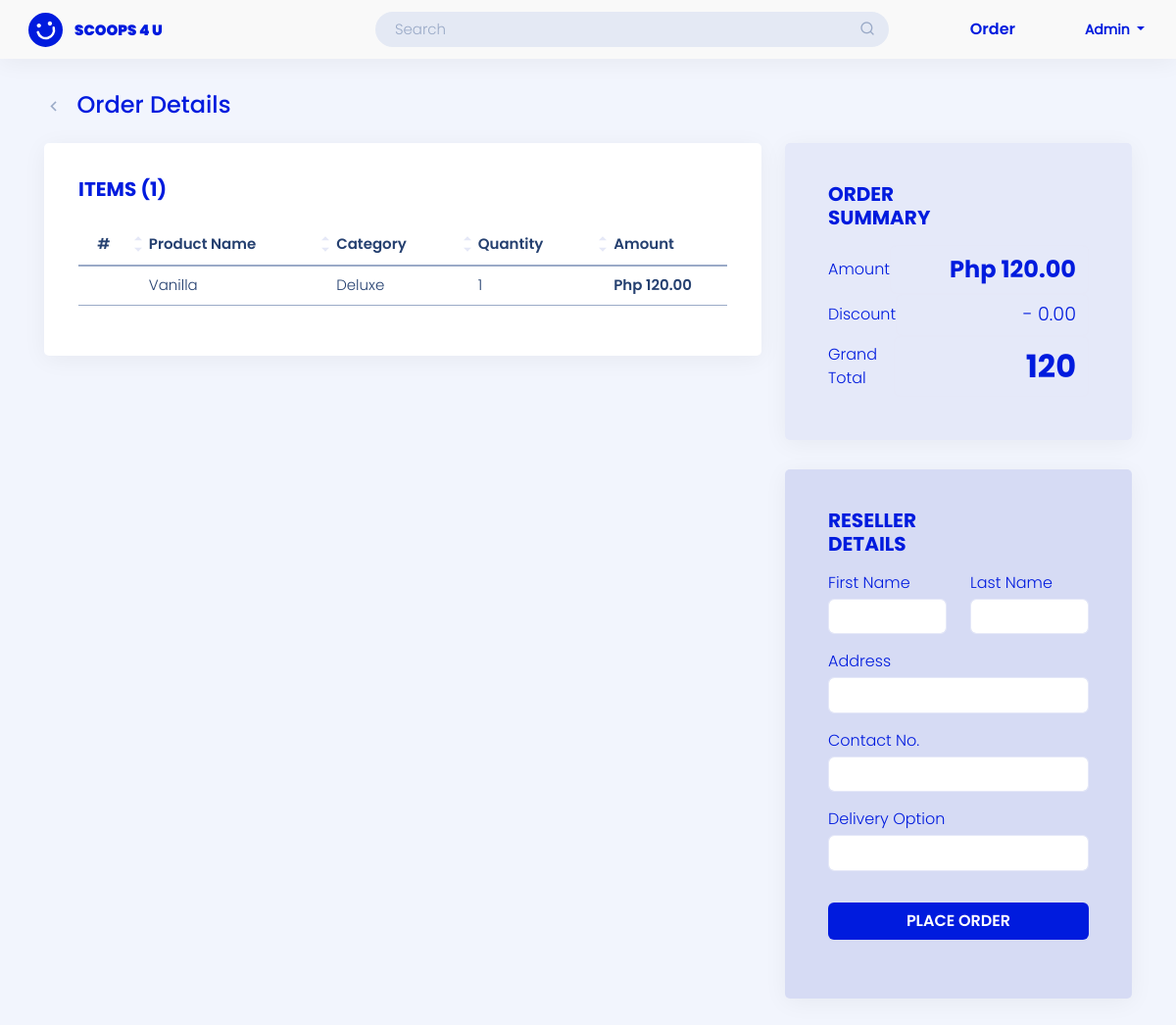
The app's page /reseller-site/cart/ (signed in) with its own data.
### landing_page/models.py (models this page shows)
class User(AbstractUser):
    ROLE = ((" "," "),("admin","admin"),("staff","staff"),("reseller","reseller"),("rider","rider"))
    STAT = ((" "," "),("active","active"),("inactive","inactive"))
    role = models.CharField(max_length=50, null=True, default=None, choices=ROLE)
    status = models.CharField(max_length=50, null=True, default=None , choices=STAT)

### admin_site/models.py (models this page shows, shortened)
class Cart(models.Model):
    cart_user =  models.CharField(max_length=200, null=False, default=None, verbose_name='List user')
    cart_pcode =  models.CharField(max_length=200, verbose_name='Product Code')
    cart_category =  models.CharField(max_length=200, verbose_name='Category')
    cart_name=  models.CharField(max_length=200, verbose_name='Product Name')
    cart_unit =  models.CharField(max_length=200, verbose_name='Unit')
    cart_reseller_price =   models.BigIntegerField(null=True, verbose_name='Reseller Price')
    cart_price =   models.BigIntegerField(null=True, verbose_name='POS Price')
    cart_quantity =  models.BigIntegerField(null=True, verbose_name='quantity')
    cart_ResellerAmount =   models.BigIntegerField(null=True, verbose_name='Reseller Amount')
    cart_amount =  models.BigIntegerField(null=True, verbose_name='POS Amount')
    created_at =models.DateField(default=timezone.now,null=True,   verbose_name='Date Created')

### reseller_site/views.py (the view)
# urls.py: path('cart/', views.cart_reseller, name='cart_reseller'),
@login_required(login_url='landing_page:login')
def cart_reseller(request):
    total_item = Cart.objects.filter(cart_user = request.user).count()
    list_cart = Cart.objects.filter(cart_user = request.user).order_by('-id')
    sum_amount = Cart.objects.filter(cart_user = request.user).aggregate(sum_amount =Sum('cart_ResellerAmount'))['sum_amount']
    cart = Cart.objects.filter(cart_user = request.user)
    times_amount = None
    if sum_amount >= 5000:
        times_amount = int(sum_amount) * 0.02
    else:
        times_amount = 0
    context = {
        'list_cart':list_cart,
        'sum_amount':sum_amount,
        'total_item':total_item,
        'promo':times_amount
    }
    return render(request, 'reseller_site/cart/checkout.html', context)

### templates/reseller_site/cart/checkout.html (shortened to what this page needs)
{% load static %}
{% load humanize %}
<!DOCTYPE html>
<html lang="en">
<head>
    <link href="https://cdn.jsdelivr.net/npm/bootstrap@5.0.2/dist/css/bootstrap.min.css" rel="stylesheet" >
    <link href="{% static '/css/assets/bootstrap/css/bootstrap.min.css'%}" rel="stylesheet">
    <link href="{% static '/css/assets/simple-datatables/style.css'%}" rel="stylesheet">
    <link href="{% static '/css/assets/remixicon/remixicon.css'%}" rel="stylesheet">
    <link href="https://cdn.datatables.net/1.13.4/css/jquery.dataTables.min.css" rel="stylesheet">
    <link href="https://cdn.datatables.net/buttons/2.3.6/css/buttons.dataTables.min.css" rel="stylesheet">
    <link href="https://cdn.datatables.net/autofill/2.5.3/css/autoFill.dataTables.min.css" rel="stylesheet">
    <link href="https://cdn.datatables.net/v/bs5/jszip-2.5.0/b-2.3.6/b-colvis-2.3.6/b-html5-2.3.6/b-print-2.3.6/date-1.4.0/sp-2.1.2/datatables.min.css" rel="stylesheet"/>
    <link href="{% static '/css/sandi.css'%}" rel="stylesheet">
</head>
<body>
    <header id="header" class="header fixed-top d-flex align-items-center">
        <div class="d-flex align-items-center justify-content-between">
            <a href="{% url 'reseller_site:dashboard'%}" class="logo d-flex align-items-center">
                <img src="{% static '/img/logo-header.svg'%}" alt="">
                <span class="d-none d-lg-block">SCOOPS 4 U</span>
            </a>
            </div>
            <div class="search-bar mx-auto">
            <form class="search-form d-flex align-items-center" method="POST" action="#">
                <input type="text" name="query" placeholder="Search" title="Enter search keyword">
                <button type="submit" title="Search"><i class="ri-search-line"></i></button>
            </form>
            </div>
            <div class="POS POS-header">
                <a class="active" href="{%url 'reseller_site:add_cart' %}">Order</a>
            </div>
            <nav class="header-nav ms-auto">
                <ul class="d-flex align-items-center">
                    <li class="nav-item dropdown pe-3">
                        <a class="nav-link nav-profile d-flex align-items-center me-3" href="#" data-bs-toggle="dropdown">
                            <span class="d-none d-md-block dropdown-toggle ps-2" style="text-transform: capitalize;">
                            {{ user }}
                            </span>
                        </a>
                    </li>
                </ul>
            </nav>
    </header>
    {% if list_cart %}
    <main id="main-pos" class="main mt-5">
        <div class="pagetitle pos mb-4">
            <h1 class="align-middle">
                <a href="{% url 'reseller_site:add_cart'%}">
                    <i class="ri-arrow-left-s-line align-middle me-2"></i>
                </a>
                Order Details
            </h1>
        </div>
        <section class="section">
            <div class="row">
                <div class="col-lg-8 col-md-12">
                    <div class="card">
                        <div class="card-body">
                            <div class="add-product mb-0">
                                <h5 class="card-title feature">Items ({{ total_item }})</h5>
                            </div>
                                <div class="table-res">
                                    <table id="tableMain" class="table table-hover" >
                                        <thead>
                                            <tr class="align-middle">
                                                <th scope="col">#</th>
                                                <th scope="col">Product Name</th>
                                                <th scope="col">Category</th>
                                                <th scope="col">Quantity</th>
                                                <th scope="col">Amount</th>
                                            </tr>
                                            <tbody>
                                                {% for list in list_cart %}
                                                <tr class="align-middle">
                                                    <td class="num-row"></td>
                                                    <td style="text-transform: capitalize;">{{ list.cart_name }}</td>
                                                    <td style="text-transform: capitalize;">{{ list.cart_category }}</td>
                                                    <td>{{ list.cart_quantity }}</td>
                                                    <td class="product-code"><span>Php {{ list.cart_ResellerAmount|floatformat:2|intcomma }}</span> </td>
                                                </tr>
                                                {% endfor %}
                                            </tbody>
                                        </thead>
                                    </table>
                                </div>
                        </div>
                    </div>
                </div>
                <div class="col-lg-4 col-md-12">
                    <div class="card p-4" style="background-color: #E5E9F9">
                        <div class="card-body">
                            <div class="add-product">
                                <h5 class="card-title feature pt-3 mb-3">Order Summary</h5>
                            </div>
                            <div class="row">
                                <div class="col total total-amount align-middle"  style="display:flex; flex-direction: row; justify-content: space-between; align-items: center;">
                                    <label class="label-co">Amount</label>
                                    <input type="text" style="text-align: right;" class="form-control text-end input-co" value="Php {{sum_amount|floatformat:2|intcomma}}"  readonly="readonly">
                                </div>
                            </div>
                            <div class="row">
                                <div class="col total total-amount align-middle"  style="display:flex; flex-direction: row; justify-content: space-between; align-items: center;">
                                    <label class="label-co" for="">Discount</label>
                                    <input type="text" style="text-align: right;" class="form-control text-end input-ds" value="- {{ promo|floatformat:2|intcomma  }}" readonly="readonly">
                                </div>
                            </div>
                            <div class="row">
                                <div class="col total total-amount align-middle"  style="display:flex; flex-direction: row; justify-content: space-between; align-items: center;">
                                    <label class="label-co text" for="">Grand Total</label>
                                    <input type="text" style="text-align: right;" class="form-control text-end input-co" name="grand_total"  id="gtotal" readonly="readonly">
                                </div>
                            </div>
                        </div>
                    </div>
                    <div class="card p-4" style="background-color: #d6dbf4">
                        <div class="card-body">
                            <div class="add-product">
                                <h5 class="card-title feature pt-3 mb-3">Reseller Details</h5>
                            </div>
                            <div>
                                <form action="{% url 'reseller_site:checkout' %}" method="POST">
                                    <div class="row">
                                        <div class="col mb-3">
                                            <label for="" id="fname" class="mb-1">First Name</label>
                                            <input type="text"class="form-control" name="fname" required>
                                        </div>
                                        <div class="col">
                                            <label for="" class="mb-1">Last Name</label>
                                            <input type="text"  class="form-control" name="lname" required>
                                        </div>
                                    </div>
                                    <div class="row">
                                        <div class="col mb-3">
                                            <label for="" class="mb-1">Address</label>
                                            <input type="text"  class="form-control" name="address" required>
                                        </div>
                                    </div>
                                    <div class="row">
                                        <div class="col mb-3">
                                            <label for="contact" class="mb-1">Contact No.</label>
                                            <input type="number"
                                            placeholder=""
                                            name="cnum"
                                            min="0"
                                            maxlength="11"
                                            class="form-control"
                                            oninput="this.value=this.value.slice(0,this.maxLength)"
                                            required>
                                        </div>
                                    </div>
                                    <label for="" id="doption" class="mb-1">Delivery Option</label>
                                    <select  class="form-control mb-3" id="option" name="option"  required>
                                        <option></option>
                                        <option value="pickup">Pickup</option>
                                    </select>
                                    <div class="row">
                                        <div class="col mt-3">
                                            <button type="submit" class="btn btn-comp mb-3" >place order</button>
                                        </div>
                                    </div>
                                </form>
                            </div>
                        </div>
                    </div>
                </div>
            </div>
        </section>
    </main>
    {% endif %}
</body>
</html>

### records on screen
User: username "Admin"
Cart: cart_name "Vanilla", cart_category "Deluxe", cart_quantity "1", cart_ResellerAmount "120.00"

### other values on screen
{{ total_item }} "1"
